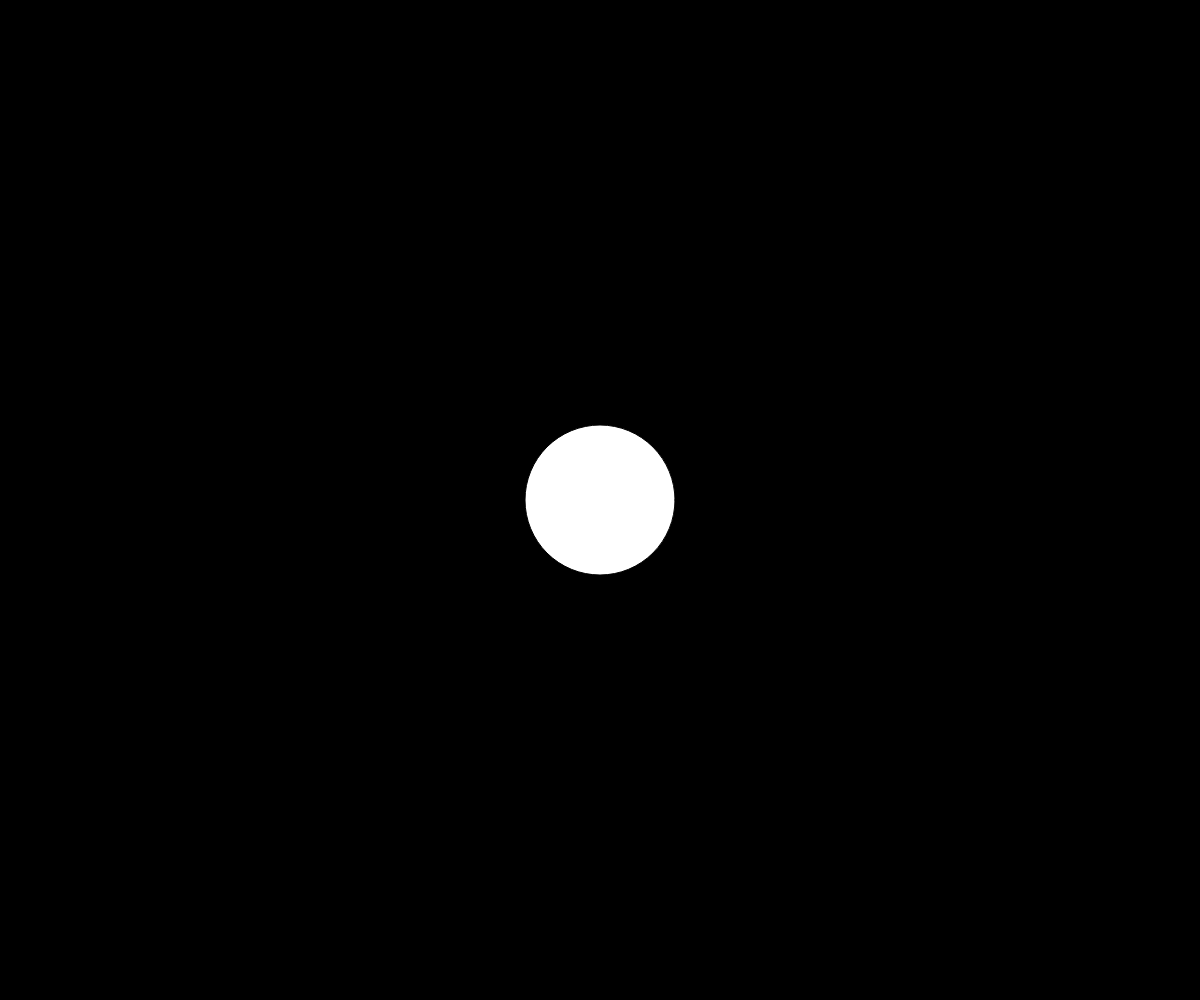
Frame 1 (no input)
Frame 60 (no input): identical to frame 1, image omitted
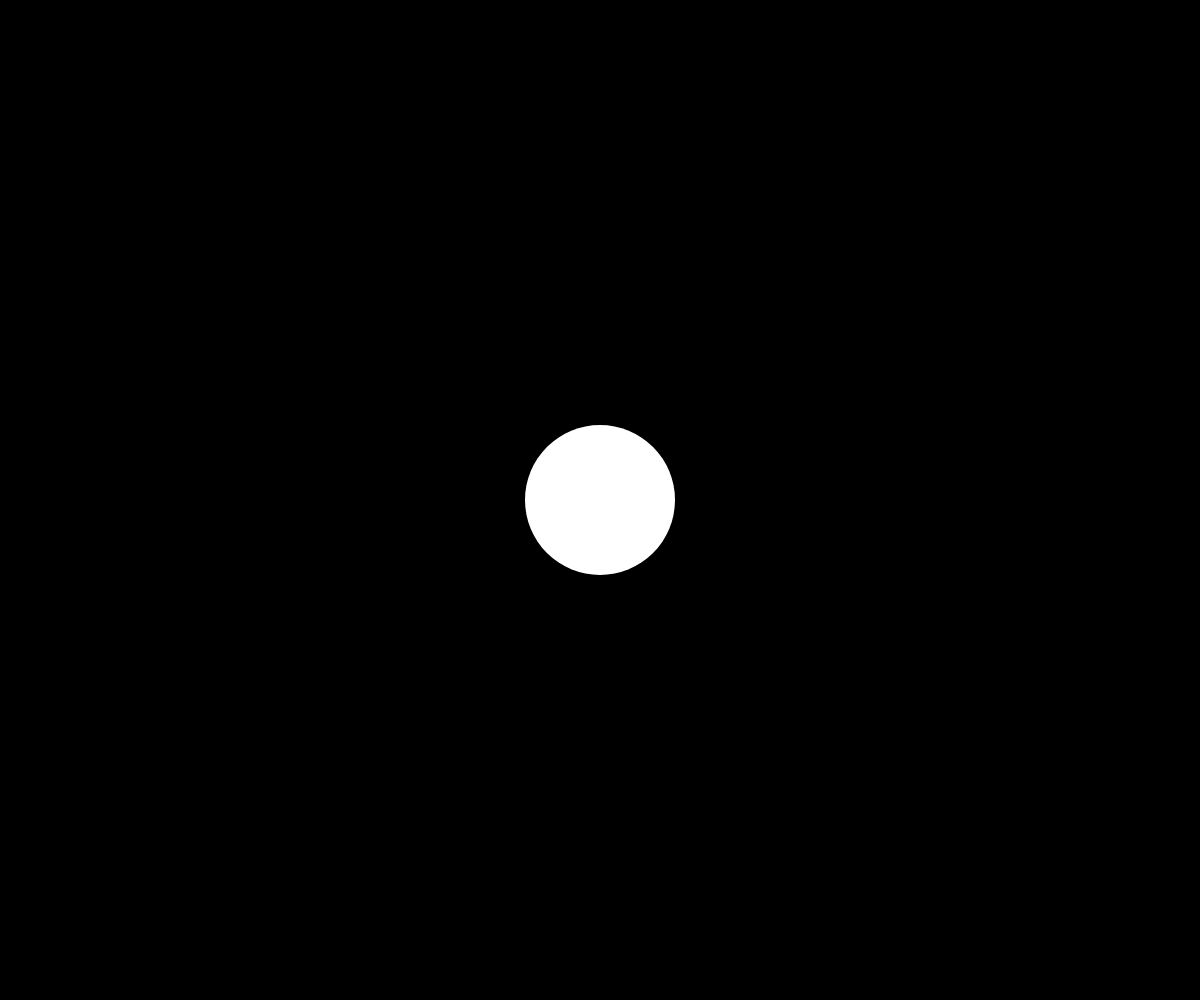
Frame 120 (the mouse pressed at the canvas centre since frame 60)

The p5.js sketch that drew these frames (run headless with seeded random() and noise() and a simulated clock; from frame 60 on, the mouse is pressed at the canvas centre):

// p5.js sketch
// ── sketch.js
let planets = [];
let star = {
    x: 250,
    y: 250,
    r: 150,
    mass: 150
};

function setup() {
    createCanvas(windowWidth, windowHeight);
    star.x = width/2;
    star.y = height/2;
}

function draw() {
    background(0);
    fill(255);
    ellipse(star.x,star.y,star.r, star.r);
    for (let i = 0; i < planets.length; i ++) {
        planets[i].applyGravity();
        planets[i].update();
        if (planets[i].crashed()) {
            planets.splice(i, 1);
            i = i - 1;
        } else {
            planets[i].show();
        }
    }
}

function mousePressed() {
    let newPlanet = new planet(mouseX, mouseY);
    planets.push(newPlanet);
}
// ── planet.js
class planet {
    constructor(x, y) {
        this.x = x;
        this.y = y;
        this.r = 25;
        this.vx = 3.0;
        this.vy = 0.0;
        this.mass = 25;
        this.ax = 0.0;
        this.ay = 0.0;
    }
    applyGravity() {
        let distance = dist(this.x, this.y, star.x, star.y);
        let force = ((this.mass * star.mass) / pow(distance, 2));
        let ratio = force/distance;

        this.ax = (star.x - this.x) * ratio;
        this.ay = (star.y - this.y) * ratio;
        this.vx += this.ax;
        this.vy += this.ay;     
        //this.vx += this.ax;
        //this.vy += this.ay;
    }
    update() {
        this.x += this.vx;
        this.y += this.vy;
    }
    crashed() {
        if (dist(this.x, this.y, star.x, star.y) < star.r/2) {
            return true;
        }
        return false;
    }
    show() {
        fill(255);
        noStroke();
        ellipse(this.x, this.y, this.r, this.r);
    }
}
